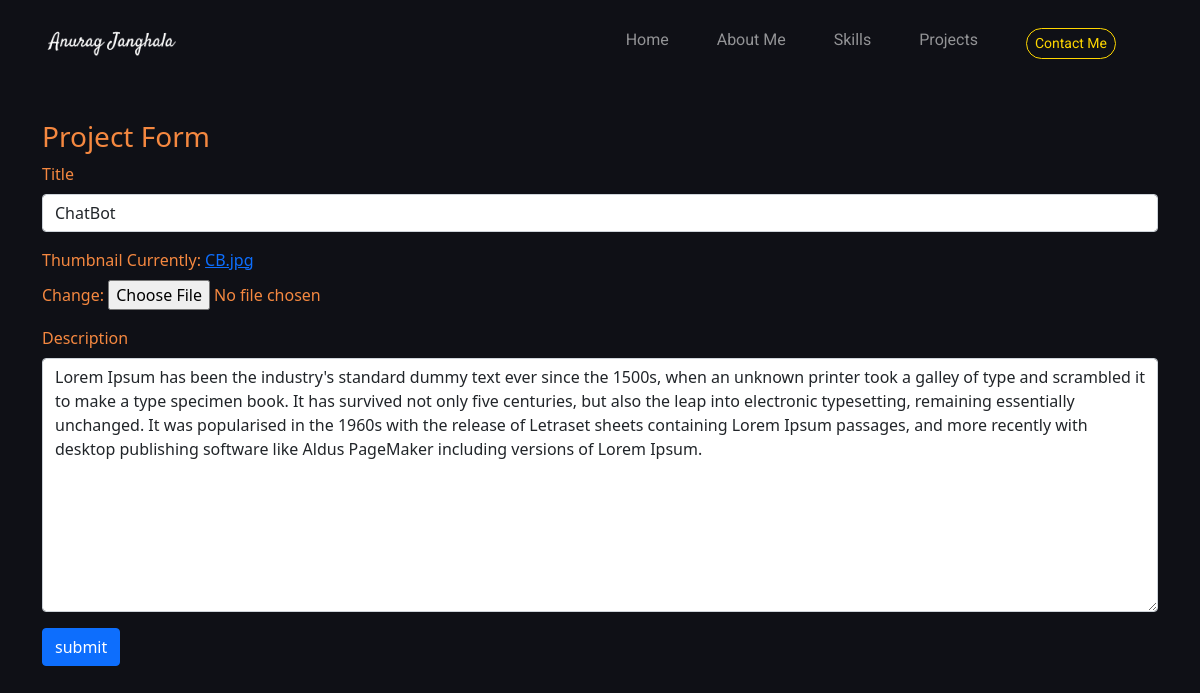
The app's page /edit-project/fbf987c0-e66a-481e-a0bd-71933bc30f43/, older data.
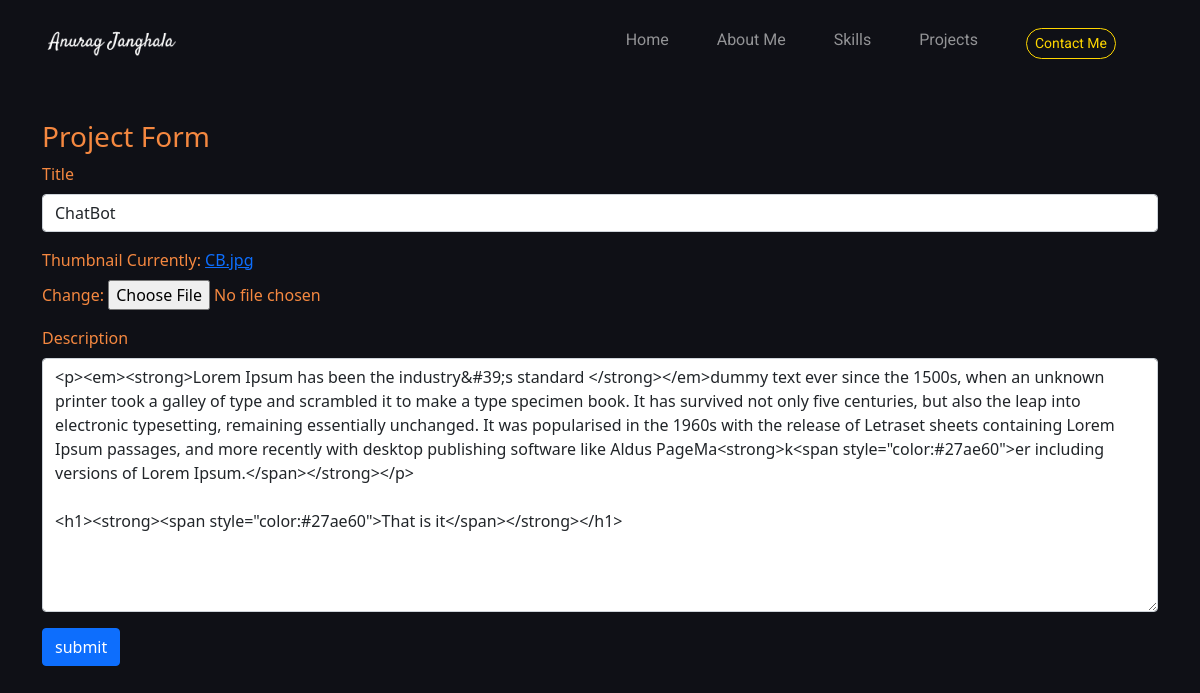
The same page, newer data.
### folio/models.py (models this page shows, shortened)
class Project(models.Model):
    title = models.CharField(max_length=200)
    thumbnail = models.ImageField(null=True)
    description = RichTextUploadingField()
    slug = models.SlugField(null=True, blank=True)
    created = models.DateTimeField(auto_now_add=True)
    id = models.UUIDField(default=uuid.uuid4, unique=True, primary_key=True, editable=False)

### folio/views.py (the view)
# urls.py: path('edit-project/<str:pk>/', views.editProject, name='edit-project'),
def editProject(request, pk):
    project = Project.objects.get(id=pk)
    form = ProjectForm(instance=project)
    if request.method == 'POST':
        form = ProjectForm(request.POST, request.FILES, instance=project)
        if form.is_valid():
            form.save()
            return redirect('landing-page')
    context= { 'form': form }
    return render(request, 'folio/project_form.html', context)

### folio/forms.py
class ProjectForm(ModelForm):
    class Meta:
        model = Project
        fields = ['title', 'thumbnail', 'description']
    def __init__(self, *args, **kwargs):
        super(ProjectForm, self).__init__(*args, **kwargs)
        self.fields['title'].widget.attrs.update(
            {'class': 'form-control'})
        self.fields['description'].widget.attrs.update(
            {'class': 'form-control'})

### folio/templates/folio/project_form.html (shortened to what this page needs)
{% extends 'base.html' %} {% load static %} {% block css_files %}
<link rel="stylesheet" href="{% static 'folio/style.css' %}" />
{% endblock %} {% block content %}
<div class="container" style="margin-top: 60px">
  <h3>Project Form</h3>
  <form method="POST" enctype="multipart/form-data">
    {% csrf_token %} {{form.media}} {% for field in form %}
    <div class="mb-3">
      <label for="exampleInputPassword1" class="form-label"
        >{{field.label}}</label
      >
      {{field}}
    </div>
    {% endfor %}
    <input class="btn btn-primary" type="submit" value="submit" />
  </form>
</div>
{% endblock %}

Row changes from the older to the newer data that the page shows:
changed Project "ChatBot": description "Lorem Ipsum has been the industry's standard dummy text ever since the 1500s, when an unknown printer took a galley of type and scrambled it to make a type specimen book. It has survived not only five centuries, but also the leap into electronic typesetting, remaining essentially unchanged. It was popularised in the 1960s with the release of Letraset sheets containing Lorem Ipsum passages, and more recently with desktop publishing software like Aldus PageMaker including versions of Lorem Ipsum." → "<p><em><strong>Lorem Ipsum has been the industry&#39;s standard </strong></em>dummy text ever since the 1500s, when an unknown printer took a galley of type and scrambled it to make a type specimen book. It has survived not only five centuries, but also the leap into electronic typesetting, remaining essentially unchanged. It was popularised in the 1960s with the release of Letraset sheets containing Lorem Ipsum passages, and more recently with desktop publishing software like Aldus PageMa<strong>k<span style=\"color:#27ae60\">er including versions of Lorem Ipsum.</span></strong></p> <h1><strong><span style=\"color:#27ae60\">That is it</span></strong></h1>"
